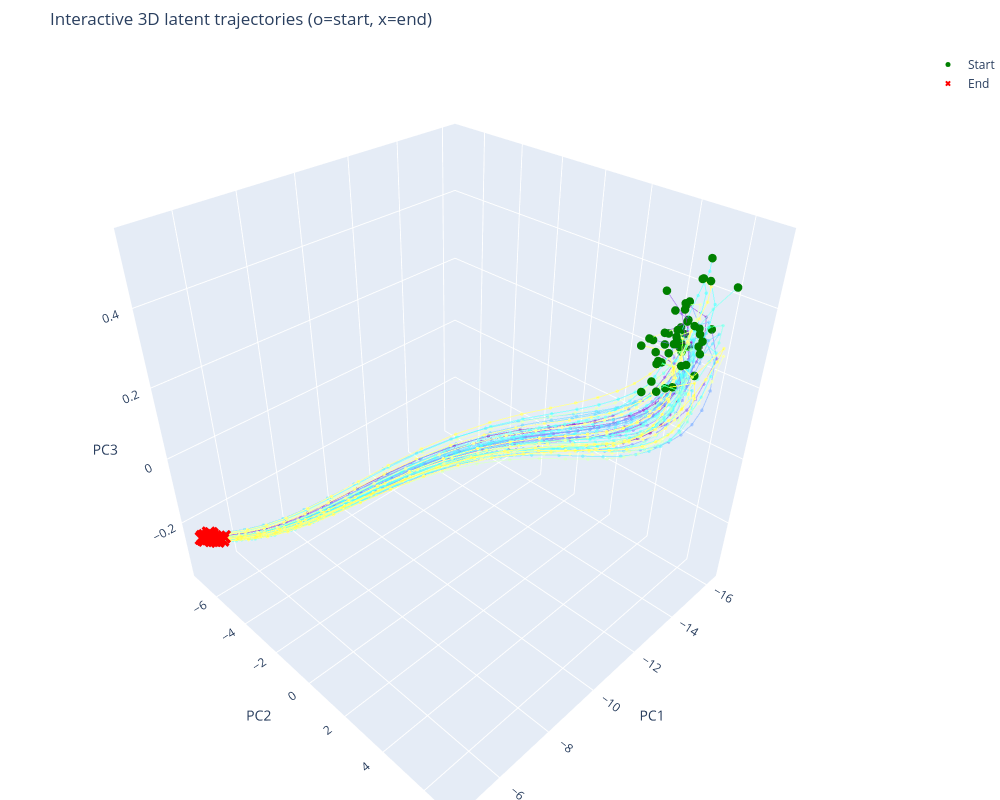

Here is the notebook cell this chart was saved with:
### Code cell
# Interactive 3D trajectories using Plotly
import plotly.graph_objs as go
import plotly.io as pio

fig = go.Figure()

for i in range(n_show):
    traj = factors_pca[i]
    fig.add_trace(go.Scatter3d(
        x=traj[:25, 0],
        y=traj[:25, 1],
        z=traj[:25, 2],
        mode='lines+markers',
        line=dict(color='rgba({}, {}, {}, 0.5)'.format(*(np.array(colors[i][:3])*255).astype(int))),
        marker=dict(size=2),
        name=f'Trial {i+1}',
        showlegend=False
    ))
    # Start point
    fig.add_trace(go.Scatter3d(
        x=[traj[0, 0]],
        y=[traj[0, 1]],
        z=[traj[0, 2]],
        mode='markers',
        marker=dict(size=5, color='green', symbol='circle'),
        name='Start' if i == 0 else None,
        showlegend=(i == 0)
    ))
    # End point
    fig.add_trace(go.Scatter3d(
        x=[traj[25, 0]],
        y=[traj[25, 1]],
        z=[traj[25, 2]],
        mode='markers',
        marker=dict(size=5, color='red', symbol='x'),
        name='End' if i == 0 else None,
        showlegend=(i == 0)
    ))

fig.update_layout(
    scene=dict(
        xaxis_title='PC1',
        yaxis_title='PC2',
        zaxis_title='PC3',
    ),
    title='Interactive 3D latent trajectories (o=start, x=end)',
    width=1000,
    height=800,
    margin=dict(l=0, r=0, b=0, t=50),
)
fig.show()
